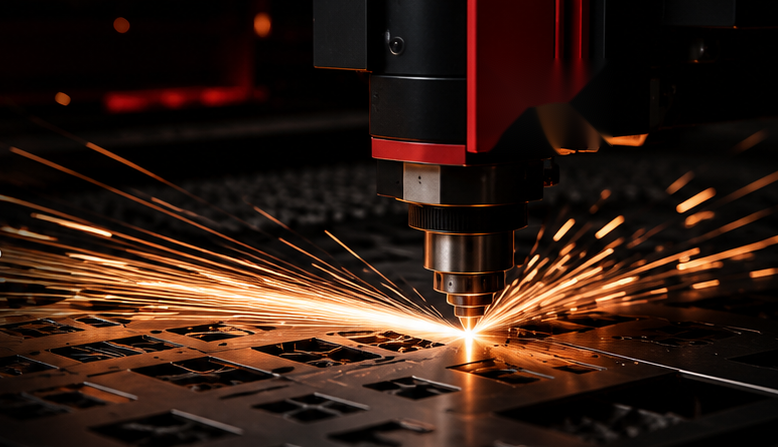
#> input picture images/hero.png, 778 x 447 px, found by its file name
$ python reclean_images.py
#> lines starting #> are read from the running program, lines starting #| are printed output that depends on the picture
import cv2
import numpy as np
import pytesseract
from pathlib import Path

pytesseract.pytesseract.tesseract_cmd = r'C:\Program Files\Tesseract-OCR\tesseract.exe'

TARGETS = [
    Path('images/hero.png'),
    Path('images/laser.png'),
    Path('images/sheetmetal.png'),
    Path('images/welding.png'),
    Path('images/machining.png'),
    Path('images/surface.png'),
    Path('images/inspection.png'),
    Path('images/factory.png'),
    Path('images/products.png'),
]


def add_box(mask: np.ndarray, x: int, y: int, w: int, h: int, pad: int = 12) -> None:
    h0, w0 = mask.shape[:2]
    x1 = max(0, x - pad)
    y1 = max(0, y - pad)
    x2 = min(w0, x + w + pad)
    y2 = min(h0, y + h + pad)
    cv2.rectangle(mask, (x1, y1), (x2, y2), 255, -1)


def detect_text_boxes(image: np.ndarray) -> list[tuple[int, int, int, int]]:
    gray = cv2.cvtColor(image, cv2.COLOR_BGR2GRAY)
    boxes: list[tuple[int, int, int, int]] = []

    for psm in (6, 11, 13):
        data = pytesseract.image_to_data(
            gray,
            output_type=pytesseract.Output.DICT,
            config=f'--oem 3 --psm {psm}',
        )
        for i, text in enumerate(data['text']):
            if not text or not text.strip():
                continue
            conf_text = data['conf'][i]
            try:
                conf = float(conf_text)
            except Exception:
                conf = -1
            if conf < 25:
                continue
            x = int(data['left'][i])
            y = int(data['top'][i])
            w = int(data['width'][i])
            h = int(data['height'][i])
            if w * h < 120:
                continue
            boxes.append((x, y, w, h))

    # catch thin white overlays that OCR may miss
    blur = cv2.GaussianBlur(gray, (3, 3), 0)
    _, bright = cv2.threshold(blur, 232, 255, cv2.THRESH_BINARY)
    contours, _ = cv2.findContours(bright, cv2.RETR_EXTERNAL, cv2.CHAIN_APPROX_SIMPLE)
    for contour in contours:
        x, y, w, h = cv2.boundingRect(contour)
        area = w * h
        if 60 < area < 50000:
            boxes.append((x, y, w, h))

    # de-duplicate overlapping boxes loosely
    deduped: list[tuple[int, int, int, int]] = []
    for box in boxes:
        x, y, w, h = box
        keep = True
        for ox, oy, ow, oh in deduped:
            ix1 = max(x, ox)
            iy1 = max(y, oy)
            ix2 = min(x + w, ox + ow)
            iy2 = min(y + h, oy + oh)
            if ix2 > ix1 and iy2 > iy1:
                inter = (ix2 - ix1) * (iy2 - iy1)
                if inter / float(min(w * h, ow * oh)) > 0.4:
                    keep = False
                    break
        if keep:
            deduped.append(box)
    return deduped


for path in TARGETS:
    image = cv2.imread(str(path))
#> image is the input picture: shape (447, 778, 3); mean B, G, R 19.2, 28.6, 49.2
    if image is None:
        print(f'skip {path}')
        continue

    mask = np.zeros(image.shape[:2], dtype=np.uint8)
    boxes = detect_text_boxes(image)
#> in detect_text_boxes, `gray = cv2.cvtColor(image, cv2.COLOR_BGR2GRAY)`:
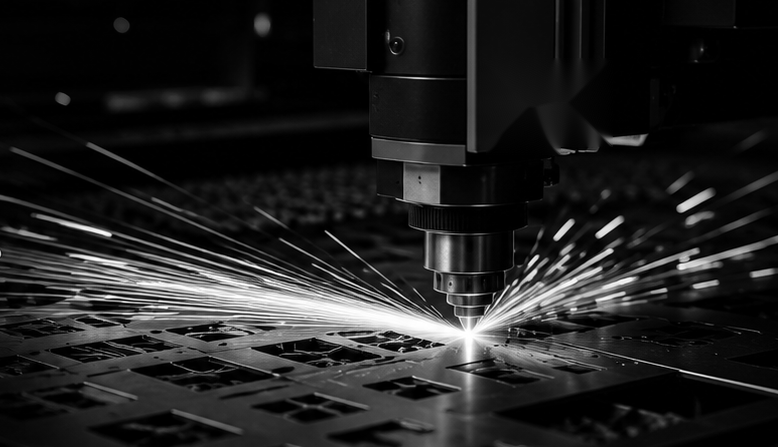
#> gray: shape (447, 778); min 0, max 255, mean 33.7
#> after the loop in detect_text_boxes, `for psm in (6, 11, 13):`: boxes = []
#> (the run stopped early here; a loop or call above may not have finished)
